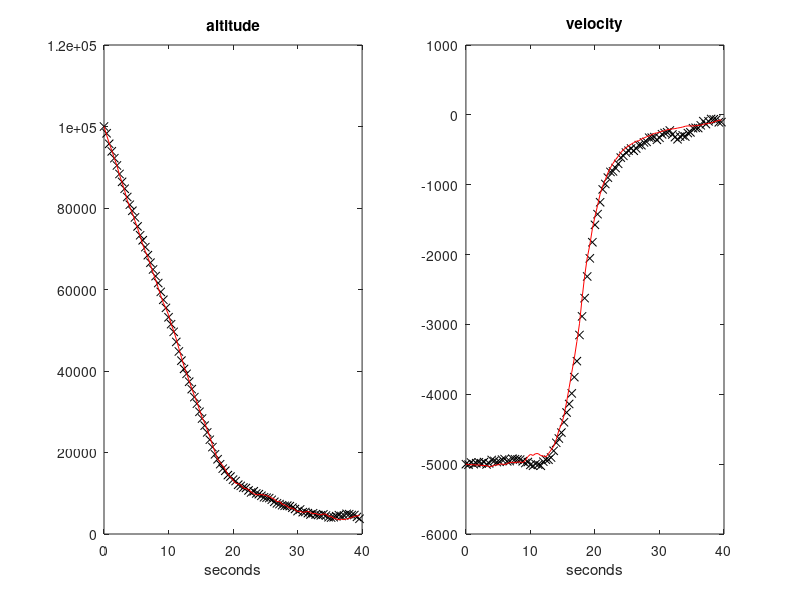

The MATLAB script that drew this image:
%Particle filter example
%Radar monitoring of falling body

disp('please wait a bit');

%----------------------------------------------------
%Prepare for the simulation of the falling body

T=0.4; %sampling period
g=-9.81;
rho0=1.225; %air density, sea level
k=6705.6; %density vs. altitude constant
L=100; %horizontal distance radar<->object
L2=L^2;

Nf=100; %maximum number of steps

rx=zeros(3,Nf); %space for state record
tim=0:T:(Nf-1)*T; %time

%process noise
Sw=[10^5 0 0; 0 10^3 0; 0 0 10^2]; %cov
w11=sqrt(Sw(1,1)); w22=sqrt(Sw(2,2)); w33=sqrt(Sw(3,3));
w=[w11; w22; w33];
%observation noise
Sv=10^6; %cov.
v11=sqrt(Sv);

%----------------------------------------------------
%Prepare for filtering

%space for recording er(n), xe(n)
rer=zeros(3,Nf); rxe=zeros(3,Nf);

%----------------------------------------------------
%Behaviour of the system and the filter after initial state

x=[10^5; -5000; 400]; %initial state
xe=x; %initial estimation

%prepare particles
Np=1000; %number of particles
 %reserve space
  px=zeros(3,Np); %particles
  apx=zeros(3,Np); %a priori particles
  ny=zeros(1,Np); %particle measurements
  vy=zeros(1,Np); %meas. dif.
  pq=zeros(1,Np); %particle likelihoods
 %particle generation 
wnp=randn(3,Np); %noise (initial particles)
for ip=1:Np,
  px(:,ip)=x+(w.*wnp(:,ip)); %initial particles
end;

%system noises
wx=randn(3,Nf); %process
wy=randn(1,Nf); %output

nn=1;
while nn<Nf+1,
   
   %estimation recording
   rxe(:,nn)=xe; %state
   rer(:,nn)=x-xe; %error
   
 %Simulation of the system 
   %system
   rx(:,nn)=x; %state recording
   rho=rho0*exp(-x(1)/k); %air density   
   d=(rho*(x(2)^2))/(2*x(3)); %drag
   rd(nn)=d; %drag recording     
   %next system state
   x(1)=x(1)+(x(2)*T);
   x(2)=x(2)+((g+d)*T);
   x(3)=x(3); 
   x=x+(w.*wx(:,nn)); %additive noise
   %system output
   y=sqrt(L2+(x(1)^2))+(v11*wy(nn)); %additive noise
   ym=y; %measurement
        
 %Particle propagation
   wp=randn(3,Np); %noise (process)
   vm=randn(1,Np); %noise (measurement)
   for ip=1:Np,
      rho=rho0*exp(-px(1,ip)/k); %air density   
      d=(rho*(px(2,ip)^2))/(2*px(3,ip)); %drag 
     %next state  
      apx(1,ip)=px(1,ip)+(px(2,ip)*T);
      apx(2,ip)=px(2,ip)+((g+d)*T);
      apx(3,ip)=px(3,ip); 
      apx(:,ip)=apx(:,ip)+(w.*wp(:,ip)); %additive noise
      %measurement (for next state)
      ny(ip)=sqrt(L2+(apx(1,ip)^2))+(v11*vm(ip)); %additive noise
      vy(ip)=ym-ny(ip);
   end; 
   
   %Likelihood
   %(vectorized part)
    %scaling
     vs=max(abs(vy))/4; 
     ip=1:Np;
     pq(ip)=exp(-((vy(ip)/vs).^2));      
     spq=sum(pq);
    %normalization
     pq(ip)=pq(ip)/spq;
    
  %Prepare for roughening
    A=(max(apx')-min(apx'))';
    sig=0.2*A*Np^(-1/3);
    rn=randn(3,Np); %random numbers
       
  %===========================================================
    
  %Resampling (systematic)
    acq=cumsum(pq);
    cmb=linspace(0,1-(1/Np),Np)+(rand(1)/Np); %the "comb"
    cmb(Np+1)=1;
    ip=1; mm=1;
    while(ip<=Np),
      if (cmb(ip)<acq(mm)),
         aux=apx(:,mm);
         px(:,ip)=aux+(sig.*rn(:,ip)); %roughening
         ip=ip+1;
      else
         mm=mm+1;
      end;
    end;   
    
  %===========================================================
    
  %Results
  %estimated state (the particle mean)  
    xe=sum(px,2)/Np;
      
  nn=nn+1;       
end; 


%------------------------------------------------------
%display

figure(1)
subplot(1,2,1)
plot(tim,rx(1,1:Nf),'kx'); hold on;
plot(tim,rxe(1,1:Nf),'r');
title('altitude'); xlabel('seconds')
axis([0 Nf*T 0 12*10^4]);

subplot(1,2,2)
plot(tim,rx(2,1:Nf),'kx'); hold on;
plot(tim,rxe(2,1:Nf),'r');
title('velocity'); xlabel('seconds');
axis([0 Nf*T -6000 1000]);
